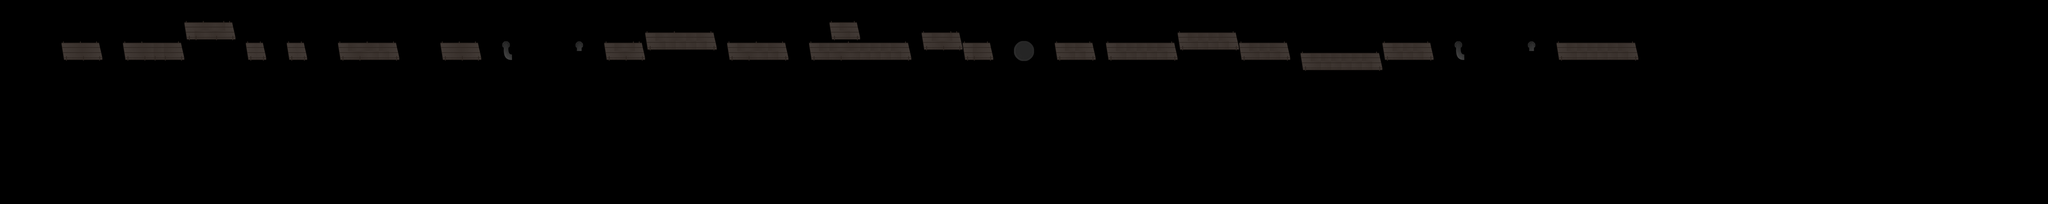

Below is a game level as drawn by its tile map, then a one-line description and the .tmx that defines it (tile-layer data replaced by summaries):
An orthogonal 200x20 tile map with 64x64 px tiles, 1 tile layer (Tile Layer 1).

<map version="1.0" tiledversion="1.0.3" orientation="orthogonal" renderorder="right-down" width="200" height="20" tilewidth="64" tileheight="64" nextobjectid="1">
 <tileset firstgid="1" name="Tilesheet" tilewidth="64" tileheight="64" tilecount="160" columns="16">
  <image source="Tilesheet.png" width="1024" height="640" />
 </tileset>
 <layer name="Tile Layer 1" width="200" height="20">
  <data>[4000 cells, 308 non-empty, 24 distinct tile ids]</data>
 </layer>
</map>
